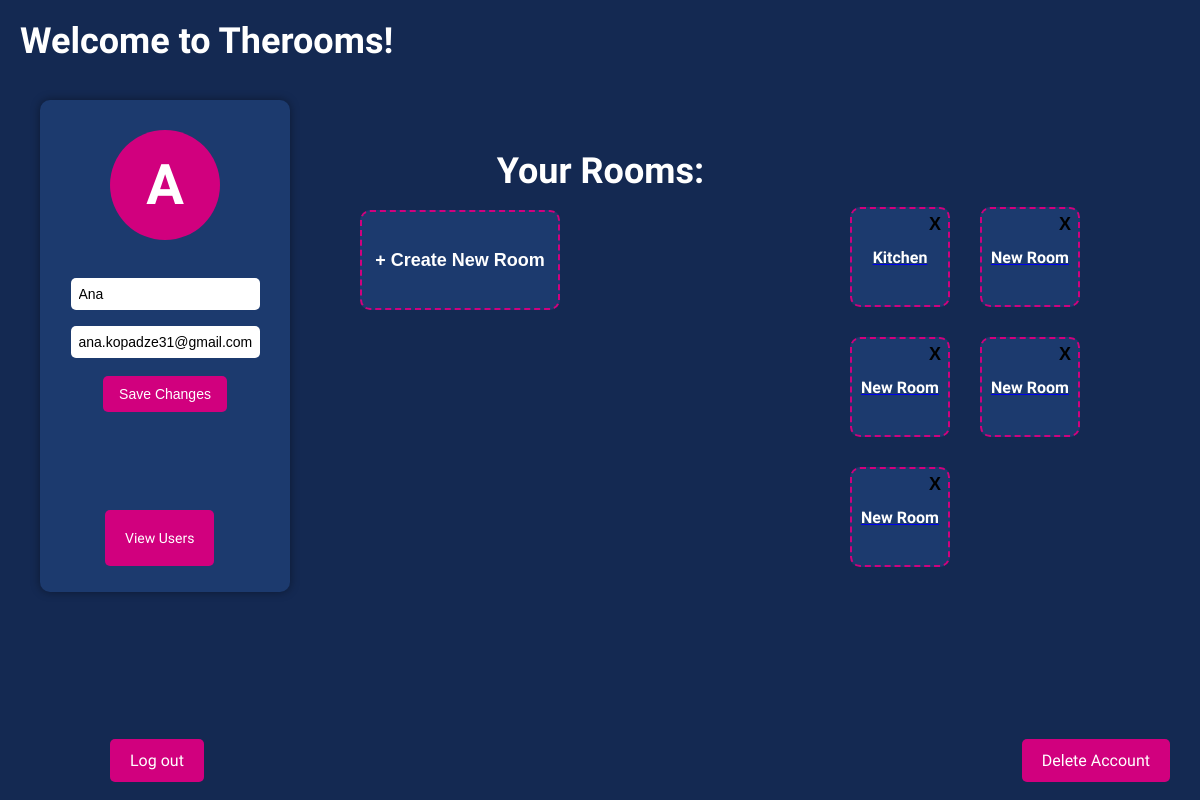
Page /home (signed in) on the committed database.
### tables this page shows
CREATE TABLE users (
                id INTEGER PRIMARY KEY AUTOINCREMENT,
                email TEXT NOT NULL UNIQUE,
                username TEXT NOT NULL UNIQUE,
                password TEXT NOT NULL,
                is_admin INTEGER DEFAULT 0,
                created_at TEXT DEFAULT CURRENT_TIMESTAMP
            );

CREATE TABLE rooms (
                id INTEGER PRIMARY KEY AUTOINCREMENT,
                user_id INTEGER NOT NULL,
                room_name TEXT NOT NULL,
                grid_data TEXT DEFAULT '{}',
                created_at TEXT DEFAULT CURRENT_TIMESTAMP, layout TEXT, updated_at TEXT,
                FOREIGN KEY (user_id) REFERENCES users(id)
            );

### app.py (the view)
@app.route('/home')
def home():
    if 'user_id' not in session:
        return redirect(url_for('login'))
    conn = sqlite3.connect(DB_NAME)
    c = conn.cursor()
    c.execute("SELECT username, email FROM users WHERE id=?", (session['user_id'],))
    username, email = c.fetchone()
    c.execute("SELECT id, room_name FROM rooms WHERE user_id=?", (session['user_id'],))
    rooms = c.fetchall()
    conn.close()
    return render_template('home.html', username=username, email=email, rooms=rooms, is_admin=session.get('is_admin', 0))

### templates/home.html (shortened to what this page needs)
<!DOCTYPE html>
<html lang="en">
<head>
    <link rel="stylesheet" href="{{ url_for('static', filename='styles.css') }}">
</head>
<body>
    <div class="top-left-message">
        <h1>Welcome to Therooms!</h1>
    </div>
    <div class="top-right-logout">
        <a class="button" href="{{ url_for('logout') }}">Log out</a>
    </div>
    <div class="main-page">
        <div class="top-rooms-heading">
            <h2>Your Rooms:</h2>
        </div>
        <div class="home-layout">
            <div class="profile-box">
                <div class="profile-content">
                    <div class="avatar">
                        {{ username[0] | upper }}
                    </div>
                    <form class="profile-form" method="POST" action="{{ url_for('update_profile') }}">
                        <input type="text" name="username" value="{{ username }}" required>
                        <input type="email" name="email" value="{{ email }}" required>
                        <button type="submit" class="button">Save Changes</button>
                    </form>
                </div>
                {% if is_admin %}
                    <a class="button view-users-button" href="{{ url_for('admin_users') }}">View Users</a>
                {% endif %}
            </div>
            <div class="rooms-section">
                <div class="create-room-container">
                    <form method="POST" action="{{ url_for('create_room') }}">
                        <button type="submit" class="create-room-box">+ Create New Room</button>
                    </form>
                </div>
                <div class="rooms-list">
                    {% if rooms %}
                        {% for room in rooms %}
                            <div class="room-box">
                                <a href="{{ url_for('edit_room', room_id=room[0]) }}">
                                    <div class="room-name">{{ room[1] }}</div>
                                </a>
                                <form method="POST" action="{{ url_for('delete_room', room_id=room[0]) }}" class="delete-form">
                                    <button type="submit" class="delete-btn">X</button>
                                </form>
                            </div>
                        {% endfor %}
                    {% endif %}
                </div>
            </div>
        </div>
    </div>
    <div class="delete-account-container">
        <a class="button" href="{{ url_for('delete_account') }}"
           onclick="return confirm('Are you sure you want to delete your account? This action cannot be undone.')">
            Delete Account
        </a>
    </div>
</body>
</html>

### static/styles.css (style rules this page uses)
* { margin: 0; padding: 0; box-sizing: border-box; }
body { background-color: #142952; color: white; font-family: 'Happy Monkey', sans-serif; height: 100vh; display: flex; flex-direction: column; align-items: center; justify-content: center; padding: 20px; text-align: center; }
button, .button { padding: 12px 20px; background-color: #d1007e; color: white; border: none; border-radius: 5px; margin: 10px; font-size: 16px; cursor: pointer; text-decoration: none; }
.top-left-message { position: fixed; top: 20px; left: 20px; }
.top-left-message h1 { margin: 0; font-size: 36px; color: #ffffff; }
.top-right-logout { position: absolute; bottom: 30px; left: 100px; z-index: 9999; }
.home-layout { display: flex; align-items: flex-start; gap: 40px; padding: 50px; }
.profile-box { position: fixed; top: 100px; left: 40px; background-color: #1c3a6e; border-radius: 10px; padding: 170px 20px; width: 250px; color: white; box-shadow: 0 0 10px rgba(0, 0, 0, 0.4); text-align: center; }
.avatar { position: absolute; top: 30px; left: 70px; width: 110px; height: 110px; background-color: #d1007e; color: white; font-size: 56px; font-weight: bold; border-radius: 50%; display: flex; align-items: center; justify-content: center; margin: 0 auto 10px auto; }
.profile-form input { width: 90%; margin: 8px 0; padding: 8px; border-radius: 5px; border: none; font-size: 14px; }
.profile-form .button { padding: 10px 16px; font-size: 14px; margin-top: 10px; }
.view-users-button { position: absolute; top: 400px; left: 55px; display: block; font-size: 14px; padding: 20px 20px; }
.top-rooms-heading { position: relative; margin-left: 1px; margin-bottom: 20px; color: white; }
.top-rooms-heading h2 { font-size: 36px; font-weight: bold; margin: 0; }
.create-room-box { width: 200px; height: 100px; background-color: #1c3a6e; color: white; font-size: 18px; font-weight: bold; border: 2px dashed #d1007e; border-radius: 10px; cursor: pointer; text-align: center; display: flex; align-items: center; justify-content: center; transition: background-color 0.3s ease, border 0.3s ease; }
.create-room-container { position: fixed; top: 200px; right: 630px; z-index: 1000; }
.main-page { position: relative; min-height: 100vh; padding-top: 150px; }
.rooms-list { display: flex; flex-wrap: wrap; justify-content: flex-start; gap: 10px; max-width: 600px; margin-left: 770px; margin-top: -65px; }
.room-box { width: 100px; height: 100px; background-color: #1c3a6e; color: white; font-size: 14px; font-weight: bold; border: 2px dashed #d1007e; border-radius: 10px; cursor: pointer; text-align: center; display: flex; align-items: center; justify-content: center; margin: 10px; position: relative; transition: background-color 0.3s ease, border 0.3s ease; }
.room-name { font-size: 16px; color: white; text-align: center; font-weight: bold; }
.delete-btn { position: absolute; top: -10px; right: -8px; background: transparent; color: #000000; font-size: 18px; border: none; cursor: pointer; font-weight: bold; padding: 5px; transition: color 0.3s ease; }
.delete-form { margin: 0; padding: 0; }
form { display: inline; }
form input { padding: 5px; margin-right: 10px; }
form button { padding: 5px 10px; background-color: #b0006a; color: white; border: none; cursor: pointer; }
.delete-account-container { position: fixed; bottom: 30px; right: 20px; z-index: 1000; }

### rows in the picture
users: username "A", username "Ana", email "ana.kopadze31@gmail.com"
rooms: room_name "Kitchen"
rooms: room_name "New Room"
rooms: room_name "New Room"
rooms: room_name "New Room"
rooms: room_name "New Room"
